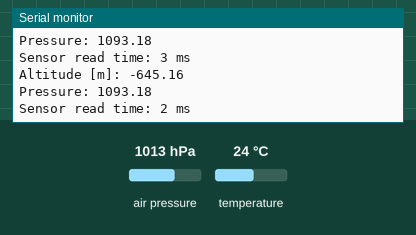
This sketch was run on a simulated Arduino Uno, built with avr-gcc and run on an emulated ATmega328P. Parts: the last lines printed to the serial monitor. Wiring (inferred from the names in the program): BMP280 pressure sensor at I2C address 0x76. The inputs (shaded band) are chosen by the test bench; at power-on: air pressure 1013 hPa, temperature 24 °C.

Above: at 6.8 s.
6.9 s: air pressure set to 952 hPa
At 6.98 s:
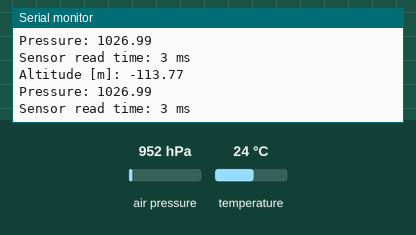
8.4 s: temperature set to 12 °C
At 8.47 s:
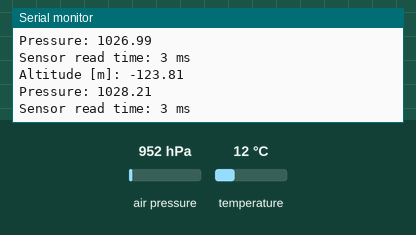
9.9 s: air pressure set to 975 hPa
At 9.95 s:
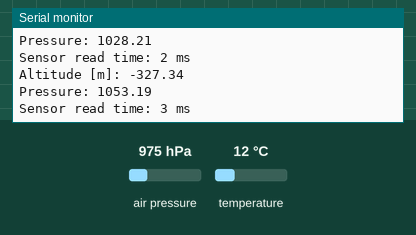
11.4 s: temperature set to 0 °C
At 11.44 s:
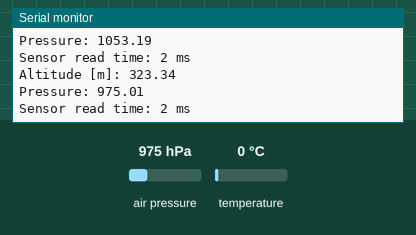
Timing chart, 0 to 14.4 s (numbered marks = the images above; inputs shaded):
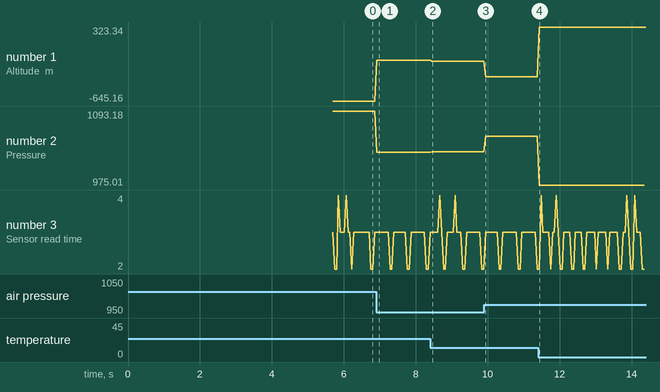

The sketch:

bmp280_raw.ino
```cpp
#include <Wire.h>

unsigned long startTime;  // Variable to store startup time
unsigned long readTime;   // Variable to store time taken for sensor reading


uint16_t dig_T1, dig_P1;
int16_t  dig_T2, dig_T3, dig_P2, dig_P3, dig_P4, dig_P5;
int16_t  dig_P6, dig_P7, dig_P8, dig_P9;
float AltitudeBarometer, AltitudeBarometerStartUp;
int RateCalibrationNumber;
double pressure;

void barometer_signals(void){
  Wire.beginTransmission(0x76);
  Wire.write(0xF7);
  Wire.endTransmission();
  Wire.requestFrom(0x76,6);
  uint32_t press_msb = Wire.read();
  uint32_t press_lsb = Wire.read();
  uint32_t press_xlsb = Wire.read();
  uint32_t temp_msb = Wire.read();
  uint32_t temp_lsb = Wire.read();
  uint32_t temp_xlsb = Wire.read();

  unsigned long int adc_P = (press_msb << 12) | (press_lsb << 4) | (press_xlsb >>4);
  unsigned long int adc_T = (temp_msb << 12) | (temp_lsb << 4) | (temp_xlsb >>4);
  signed long int var1, var2;
  var1 = ((((adc_T >> 3) - ((signed long int )dig_T1 <<1)))* ((signed long int )dig_T2)) >> 11;
  var2 = (((((adc_T >> 4) - ((signed long int )dig_T1)) * ((adc_T>>4) - ((signed long int )dig_T1)))>> 12) * ((signed long int )dig_T3)) >> 14;
  signed long int t_fine = var1 + var2;
  unsigned long int p;
  var1 = (((signed long int )t_fine)>>1) - (signed long int )64000;
  var2 = (((var1>>2) * (var1>>2)) >> 11) * ((signed long int )dig_P6);
  var2 = var2 + ((var1*((signed long int )dig_P5)) <<1);
  var2 = (var2>>2)+(((signed long int )dig_P4)<<16);
  var1 = (((dig_P3 * (((var1>>2)*(var1>>2)) >> 13))>>3)+((((signed long int )dig_P2) * var1)>>1))>>18;
  var1 = ((((32768+var1))*((signed long int )dig_P1)) >>15);
  if (var1 == 0) { p=0;}
  p = (((unsigned long int )(((signed long int ) 1048576)-adc_P)-(var2>>12)))*3125;
  if(p<0x80000000){ p = (p << 1) / ((unsigned long int ) var1);}
  else { p = (p / (unsigned long int )var1) * 2;  }
  var1 = (((signed long int )dig_P9) * ((signed long int ) (((p>>3) * (p>>3))>>13)))>>12;
  var2 = (((signed long int )(p>>2)) * ((signed long int )dig_P8))>>13;
  p = (unsigned long int)((signed long int )p + ((var1 + var2+ dig_P7) >> 4));
  pressure=(double)p/100;
  AltitudeBarometer=44330*(1-pow(pressure/1013.25, 1/5.255))*100;
}

void setup() {
  startTime = millis();  // Record time at startup
  Serial.begin(115200);
  Wire.setClock(400000);
  Wire.begin();

  delay(250);

  // Check if BMP280 is at 0x76 or 0x77
  Serial.println("Scanning for BMP280...");
  Wire.beginTransmission(0x76);
  if (Wire.endTransmission() != 0) {
    Serial.println("BMP280 NOT found at 0x76, trying 0x77...");
    Wire.beginTransmission(0x77);
    if (Wire.endTransmission() != 0) {
      Serial.println("ERROR: BMP280 not found at 0x76 or 0x77! Check wiring.");
      while (1);
    } else {
      Serial.println("BMP280 found at 0x77.");
    }
  } else {
    Serial.println("BMP280 found at 0x76.");
  }

  // Configure sensor registers
  Wire.beginTransmission(0x76);
  Wire.write(0xF4);
  Wire.write(0x57);
  Wire.endTransmission();

  Wire.beginTransmission(0x76);
  Wire.write(0xF5);
  Wire.write(0x14);
  Wire.endTransmission();

  // Read calibration data
  uint8_t data[24];
  Wire.beginTransmission(0x76);
  Wire.write(0x88);
  Wire.endTransmission();
  delay(10);
  Wire.requestFrom(0x76, 24);

  if (Wire.available() == 24) {
    for (int i = 0; i < 24; i++) {
        data[i] = Wire.read();
    }
  } else {
    Serial.println("Error: Calibration data not received!");
  }

  // ✅ Assign values **before printing**
  dig_T1 = (data[1] << 8) | data[0];
  dig_T2 = (data[3] << 8) | data[2];
  dig_T3 = (data[5] << 8) | data[4];
  dig_P1 = (data[7] << 8) | data[6];
  dig_P2 = (data[9] << 8) | data[8];
  dig_P3 = (data[11]<< 8) | data[10];
  dig_P4 = (data[13]<< 8) | data[12];
  dig_P5 = (data[15]<< 8) | data[14];
  dig_P6 = (data[17]<< 8) | data[16];
  dig_P7 = (data[19]<< 8) | data[18];
  dig_P8 = (data[21]<< 8) | data[20];
  dig_P9 = (data[23]<< 8) | data[22];
  delay(250);

  // ✅ Now print calibration values
  Serial.print("dig_P1: "); Serial.println(dig_P1);
  Serial.print("dig_P2: "); Serial.println(dig_P2);
  Serial.print("dig_P3: "); Serial.println(dig_P3);
  Serial.print("dig_P4: "); Serial.println(dig_P4);
  Serial.print("dig_P5: "); Serial.println(dig_P5);
  Serial.print("dig_P6: "); Serial.println(dig_P6);
  Serial.print("dig_P7: "); Serial.println(dig_P7);
  Serial.print("dig_P8: "); Serial.println(dig_P8);
  Serial.print("dig_P9: "); Serial.println(dig_P9);

  if (dig_P1 == 0) {
    Serial.println("ERROR: Calibration data is still zero! Check sensor connection.");
    while (1);
  }

  for (RateCalibrationNumber=0; RateCalibrationNumber<2000; RateCalibrationNumber++) {
    barometer_signals();
    AltitudeBarometerStartUp += AltitudeBarometer;
    delay(1);
  }
  AltitudeBarometerStartUp /= 2000;

  unsigned long setupTime = millis() - startTime;
  Serial.print("Setup completed in ");
  Serial.print(setupTime);
  Serial.println(" ms");
}

void loop() {
  unsigned long readStart = millis();
  barometer_signals();
  AltitudeBarometer;
  pressure;
  // AltitudeBarometer-=AltitudeBarometerStartUp;
  Serial.print("Altitude [m]: ");
  Serial.println(AltitudeBarometer/100);
  Serial.print("Pressure: ");
  Serial.println(pressure);

  readTime = millis() - readStart;  // Calculate time taken for reading
    Serial.print("Sensor read time: ");
    Serial.print(readTime);
    Serial.println(" ms");

  delay(50);
}
```

Measured:
- after the input at 6.9 s, the serial monitor: prints a new line at once (image 1)
- after the input at 8.4 s, the serial monitor: prints a new line after 0.05 s (image 2)
- after the input at 9.9 s, the serial monitor: prints a new line at once (image 3)
- after the input at 11.4 s, the serial monitor: prints a new line at once (image 4)
- plotted number 1: -645.16 → -113.77 after the input at 6.9 s, -113.77 → -123.81 after the input at 8.4 s, -123.81 → -327.34 after the input at 9.9 s, -327.34 → 323.34 after the input at 11.4 s
- plotted number 2: 1093.18 → 1026.99 after the input at 6.9 s, 1026.99 → 1028.21 after the input at 8.4 s, 1028.21 → 1053.19 after the input at 9.9 s, 1053.19 → 975.01 after the input at 11.4 s
